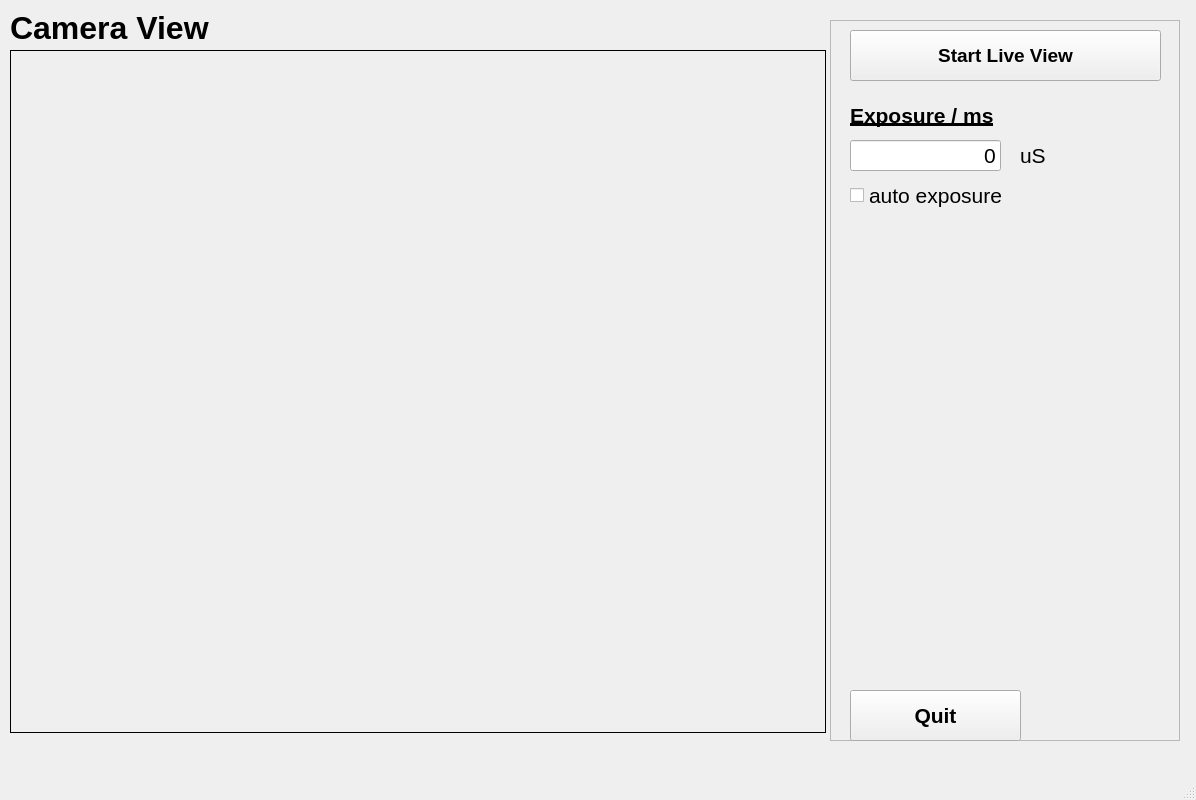
<?xml version="1.0" encoding="UTF-8"?>
<ui version="4.0">
 <class>MainWindow</class>
 <widget class="QMainWindow" name="MainWindow">
  <property name="geometry">
   <rect>
    <x>0</x>
    <y>0</y>
    <width>1196</width>
    <height>800</height>
   </rect>
  </property>
  <property name="sizePolicy">
   <sizepolicy hsizetype="Fixed" vsizetype="Fixed">
    <horstretch>1</horstretch>
    <verstretch>1</verstretch>
   </sizepolicy>
  </property>
  <property name="minimumSize">
   <size>
    <width>1196</width>
    <height>800</height>
   </size>
  </property>
  <property name="maximumSize">
   <size>
    <width>1196</width>
    <height>800</height>
   </size>
  </property>
  <property name="windowTitle">
   <string>ToF imager</string>
  </property>
  <property name="locale">
   <locale language="English" country="Switzerland"/>
  </property>
  <widget class="QWidget" name="centralwidget">
   <property name="sizePolicy">
    <sizepolicy hsizetype="Fixed" vsizetype="Fixed">
     <horstretch>0</horstretch>
     <verstretch>0</verstretch>
    </sizepolicy>
   </property>
   <widget class="QLabel" name="image_View">
    <property name="geometry">
     <rect>
      <x>10</x>
      <y>50</y>
      <width>816</width>
      <height>683</height>
     </rect>
    </property>
    <property name="sizePolicy">
     <sizepolicy hsizetype="Expanding" vsizetype="Expanding">
      <horstretch>2</horstretch>
      <verstretch>2</verstretch>
     </sizepolicy>
    </property>
    <property name="minimumSize">
     <size>
      <width>612</width>
      <height>512</height>
     </size>
    </property>
    <property name="frameShape">
     <enum>QFrame::Box</enum>
    </property>
    <property name="text">
     <string/>
    </property>
   </widget>
   <widget class="QFrame" name="frame">
    <property name="geometry">
     <rect>
      <x>830</x>
      <y>20</y>
      <width>350</width>
      <height>721</height>
     </rect>
    </property>
    <property name="sizePolicy">
     <sizepolicy hsizetype="Fixed" vsizetype="Fixed">
      <horstretch>0</horstretch>
      <verstretch>0</verstretch>
     </sizepolicy>
    </property>
    <property name="minimumSize">
     <size>
      <width>350</width>
      <height>0</height>
     </size>
    </property>
    <property name="frameShape">
     <enum>QFrame::StyledPanel</enum>
    </property>
    <property name="frameShadow">
     <enum>QFrame::Raised</enum>
    </property>
    <widget class="QPushButton" name="capture_live_Button">
     <property name="geometry">
      <rect>
       <x>20</x>
       <y>10</y>
       <width>311</width>
       <height>51</height>
      </rect>
     </property>
     <property name="font">
      <font>
       <pointsize>14</pointsize>
       <weight>75</weight>
       <bold>true</bold>
      </font>
     </property>
     <property name="text">
      <string>Start Live View</string>
     </property>
    </widget>
    <widget class="QLabel" name="exposure_Label">
     <property name="geometry">
      <rect>
       <x>20</x>
       <y>80</y>
       <width>161</width>
       <height>31</height>
      </rect>
     </property>
     <property name="font">
      <font>
       <pointsize>16</pointsize>
       <weight>75</weight>
       <bold>true</bold>
       <underline>true</underline>
      </font>
     </property>
     <property name="text">
      <string>Exposure / ms</string>
     </property>
    </widget>
    <widget class="QPushButton" name="quit_Button">
     <property name="geometry">
      <rect>
       <x>20</x>
       <y>670</y>
       <width>171</width>
       <height>51</height>
      </rect>
     </property>
     <property name="font">
      <font>
       <pointsize>16</pointsize>
       <weight>75</weight>
       <bold>true</bold>
      </font>
     </property>
     <property name="text">
      <string>Quit</string>
     </property>
    </widget>
    <widget class="QLineEdit" name="exposure_LineEdit">
     <property name="geometry">
      <rect>
       <x>20</x>
       <y>120</y>
       <width>151</width>
       <height>31</height>
      </rect>
     </property>
     <property name="font">
      <font>
       <pointsize>16</pointsize>
      </font>
     </property>
     <property name="layoutDirection">
      <enum>Qt::RightToLeft</enum>
     </property>
     <property name="inputMask">
      <string notr="true" extracomment="Numeric values only"/>
     </property>
     <property name="text">
      <string>0</string>
     </property>
     <property name="alignment">
      <set>Qt::AlignRight|Qt::AlignTrailing|Qt::AlignVCenter</set>
     </property>
    </widget>
    <widget class="QLabel" name="exposure_unit_Label">
     <property name="geometry">
      <rect>
       <x>190</x>
       <y>120</y>
       <width>71</width>
       <height>31</height>
      </rect>
     </property>
     <property name="font">
      <font>
       <pointsize>16</pointsize>
       <weight>50</weight>
       <bold>false</bold>
      </font>
     </property>
     <property name="text">
      <string>uS</string>
     </property>
    </widget>
    <widget class="QCheckBox" name="auto_exposure_CheckBox">
     <property name="geometry">
      <rect>
       <x>20</x>
       <y>160</y>
       <width>211</width>
       <height>31</height>
      </rect>
     </property>
     <property name="font">
      <font>
       <pointsize>16</pointsize>
      </font>
     </property>
     <property name="text">
      <string>auto exposure</string>
     </property>
    </widget>
   </widget>
   <widget class="QLabel" name="label">
    <property name="geometry">
     <rect>
      <x>10</x>
      <y>10</y>
      <width>211</width>
      <height>39</height>
     </rect>
    </property>
    <property name="font">
     <font>
      <pointsize>24</pointsize>
      <weight>75</weight>
      <bold>true</bold>
     </font>
    </property>
    <property name="text">
     <string>Camera View</string>
    </property>
    <property name="alignment">
     <set>Qt::AlignLeading|Qt::AlignLeft|Qt::AlignTop</set>
    </property>
   </widget>
  </widget>
  <widget class="QStatusBar" name="statusbar"/>
 </widget>
 <resources/>
 <connections/>
</ui>
